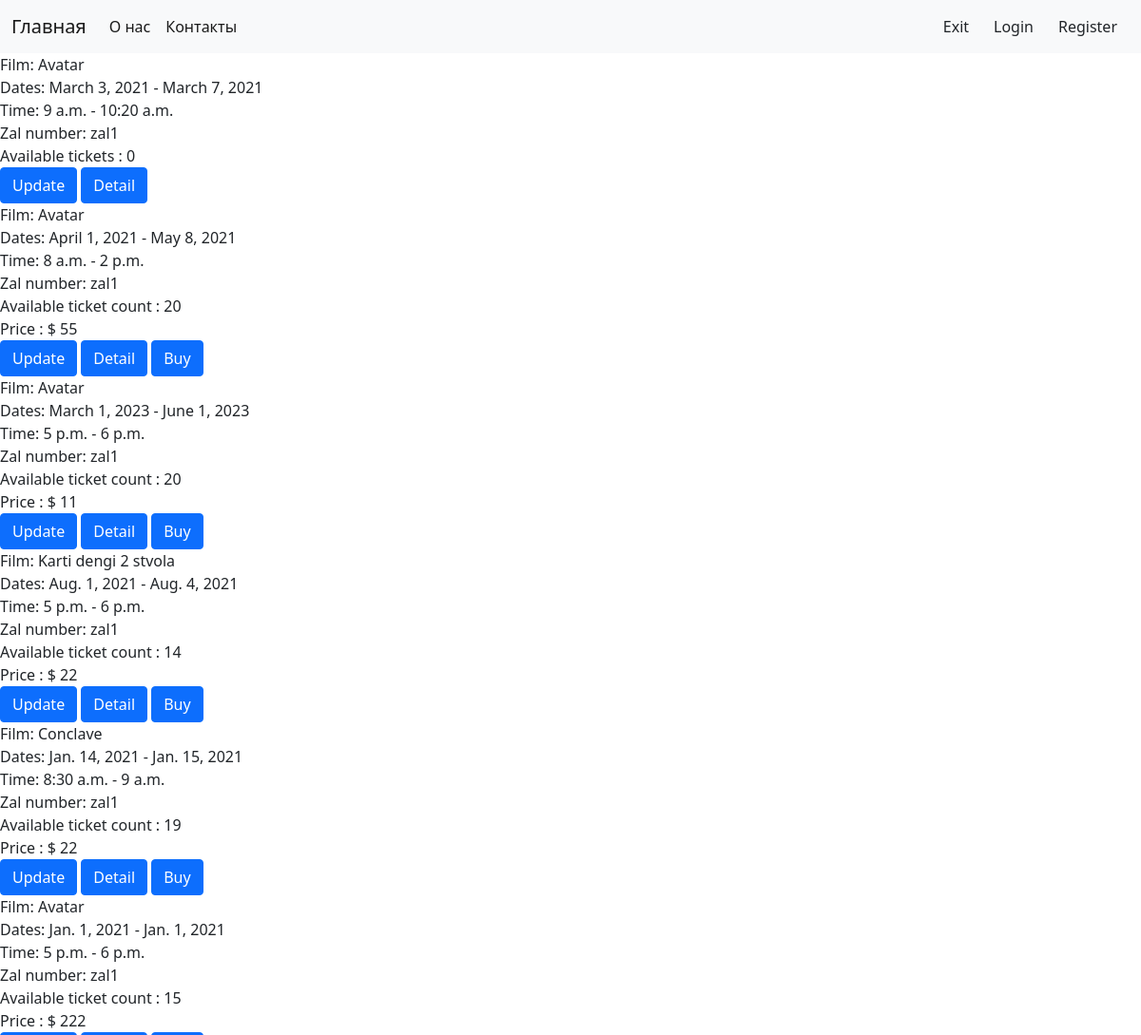
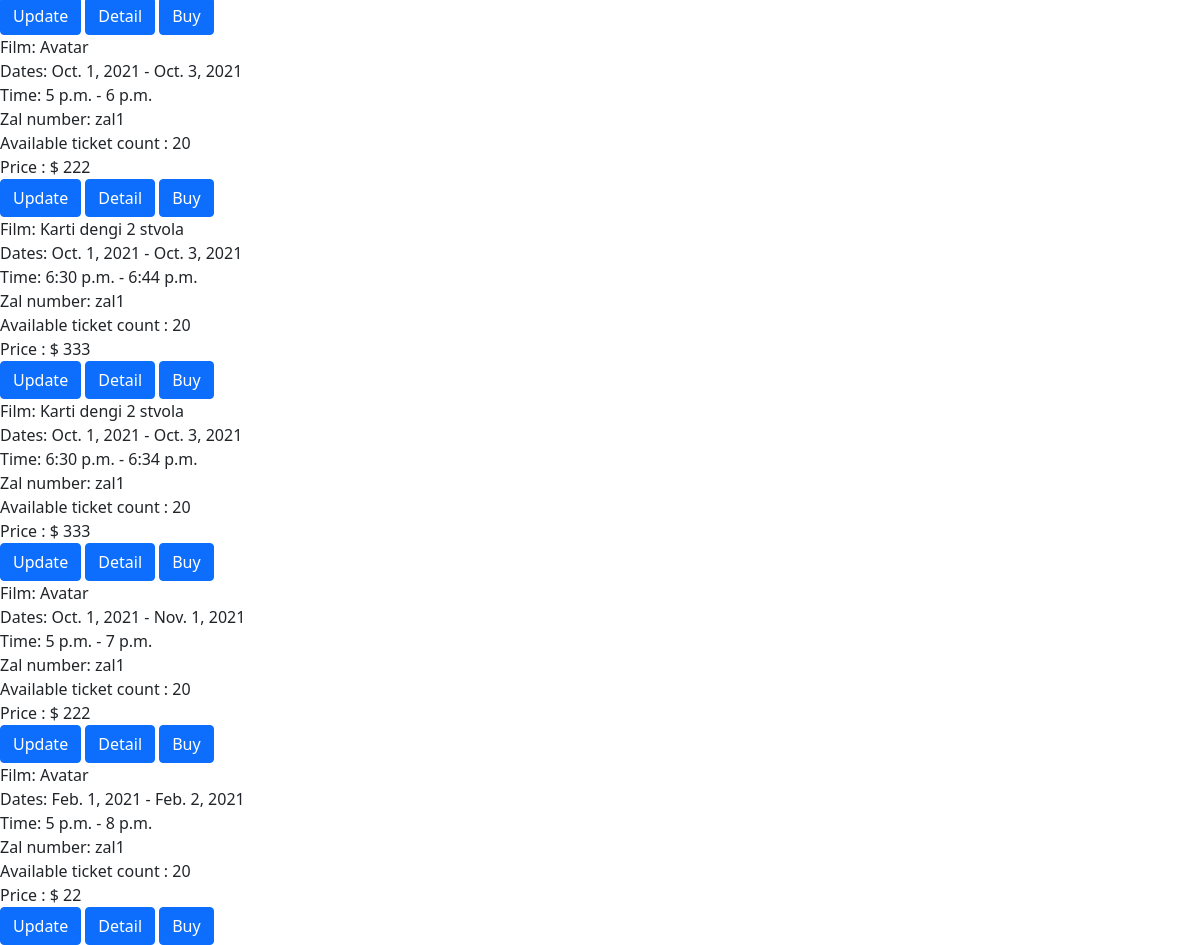
The app's page /seans/list, older data (2 pictures, top to bottom).
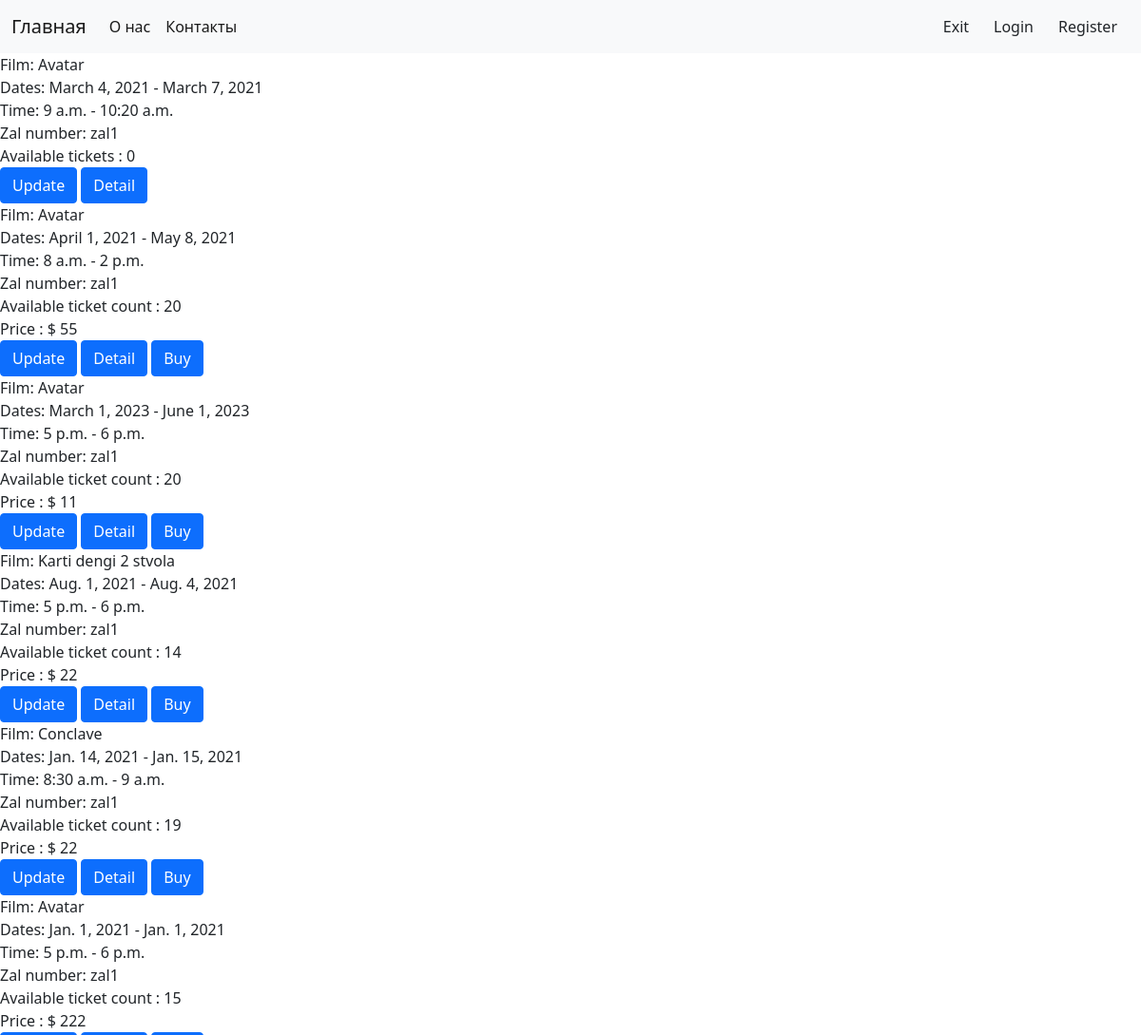
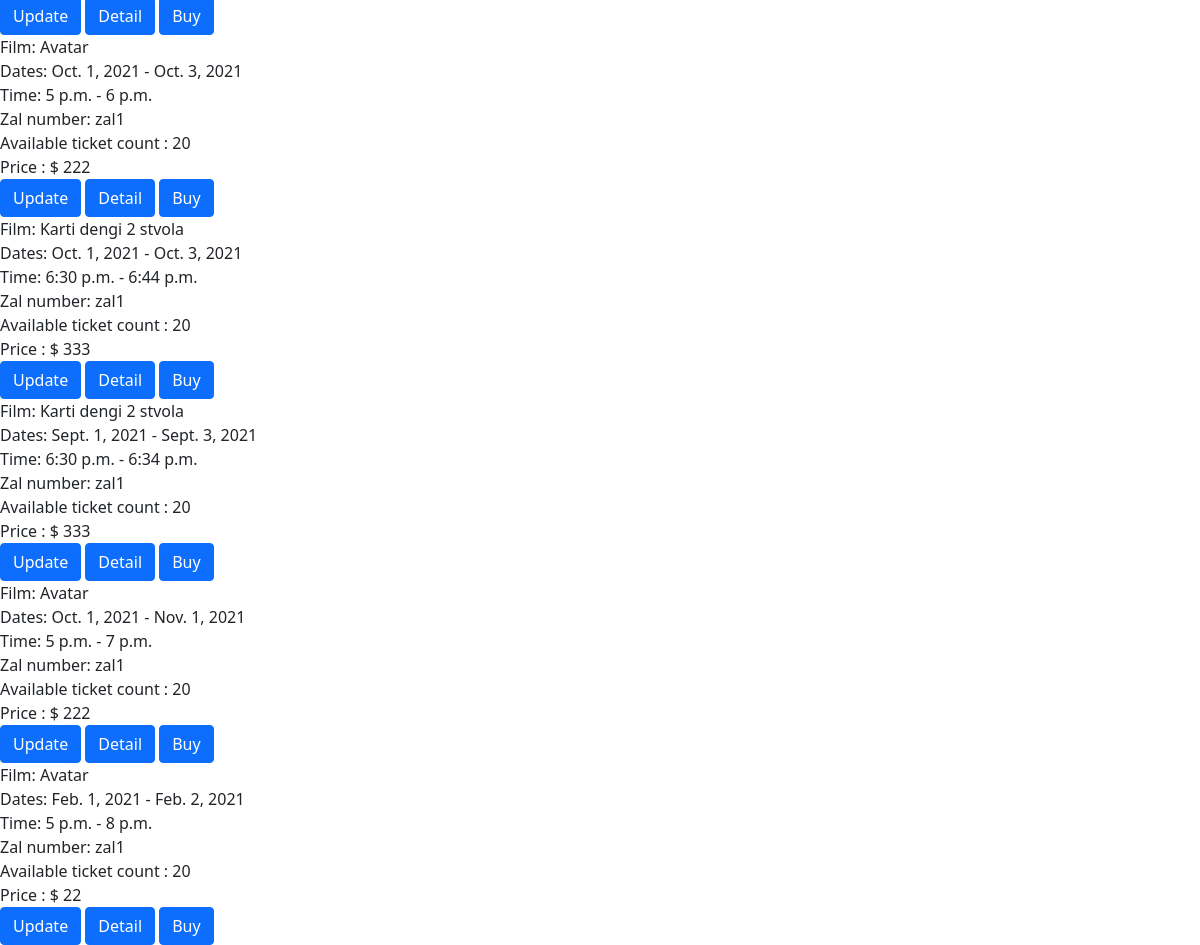
The same page, newer data (2 pictures, top to bottom).
### zal/models.py (models this page shows, shortened)
class Seans(models.Model):
    seans_group = models.ForeignKey(SeansGroup,related_name='seanses', on_delete=models.CASCADE)
    date_start = models.DateField(default=0)
    date_end = models.DateField(default=0)
    time_start = models.TimeField(default=0)
    time_end = models.TimeField(default=0)
    film = models.ForeignKey(Film, on_delete=models.CASCADE, default=1)
    zal = models.ForeignKey(Zal, on_delete=models.CASCADE)
    price = models.IntegerField(default=10)
    def get_available_tickets(self):
        return get_available(self)

class Film(models.Model):
    name = models.CharField(max_length=128)
    description = models.CharField(max_length=255,
                                   verbose_name='Описание'
                                   )
    def __str__(self):
        return self.name

class Zal(models.Model):
    name = models.CharField(max_length=255)
    size = models.IntegerField(default=20,
                               verbose_name='Количество мест'
                               )
    def __str__(self):
        return self.name

### zal/views.py (the view)
# urls.py: path('seans/list', SeansList.as_view(), name='seans-list'),
class SeansList(ListView):
    model = Seans
    template_name = 'seans-list.html'
    context_object_name = 'seans'

### zal/services.py (called while the page is built)
def get_available(seans):
    model = apps.get_model('ticket', 'Ticket')
    seans_tickets = model.objects.filter(seans=seans)
    place_count = 0
    for ticket in seans_tickets:
        place_count += ticket.amount
    return seans.zal.size - place_count

### zal/templates/seans-list.html
{% extends 'static/base.html' %}
{% block content %}
    <div>
    {% for object in seans %}
{% include 'seans-detail.html' with object=object %}
    {% endfor %}
    </div>
{% endblock %}

### zal/templates/seans-detail.html
{% block content %}
    <div>
        Film: {{ object.film }}
    </div>
    <div>
        Dates: {{ object.date_start }} - {{ object.date_end }}
    </div>
    <div>
        Time: {{ object.time_start }} - {{ object.time_end }}
    </div>
    <div>
        Zal number: {{ object.zal }}
    </div>
    {% if object.get_available_tickets == 0 %}
        <div>
            Available tickets : 0
        </div>
        {% else %}
        Available ticket count : {{ object.get_available_tickets }}
        <div>
        Price : $ {{ object.price }}
    </div>
    {% endif %}
    <a href="{% url "seans-update" pk=object.id %}" class="btn btn-primary">Update</a>
    <a href="{% url "seans-detail" pk=object.id %}" class="btn btn-primary">Detail</a>
    {% if object.get_available_tickets != 0 %}
    <a href="{% url "ticket-create" %}" class="btn btn-primary">Buy</a>
    {% endif %}
{% endblock %}

Row changes from the older to the newer data that the page shows:
changed Seans: date_start "March 3, 2021" → "March 4, 2021"
changed Seans: date_start "Oct. 1, 2021" → "Sept. 1, 2021"; date_end "Oct. 3, 2021" → "Sept. 3, 2021"
